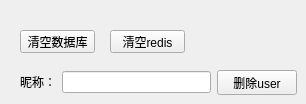
    <widget class="QWidget" name="tab">
     <attribute name="title">
      <string>清理重建</string>
     </attribute>
     <widget class="QPushButton" name="Ddata">
      <property name="geometry">
       <rect>
        <x>20</x>
        <y>30</y>
        <width>75</width>
        <height>23</height>
       </rect>
      </property>
      <property name="text">
       <string>清空数据库</string>
      </property>
     </widget>
     <widget class="QPushButton" name="Dredis">
      <property name="geometry">
       <rect>
        <x>110</x>
        <y>30</y>
        <width>75</width>
        <height>23</height>
       </rect>
      </property>
      <property name="text">
       <string>清空redis</string>
      </property>
     </widget>
     <widget class="QWidget" name="layoutWidget">
      <property name="geometry">
       <rect>
        <x>20</x>
        <y>70</y>
        <width>277</width>
        <height>25</height>
       </rect>
      </property>
      <layout class="QHBoxLayout" name="horizontalLayout">
       <item>
        <widget class="QLabel" name="label_2">
         <property name="styleSheet">
          <string notr="true"/>
         </property>
         <property name="text">
          <string>&lt;html&gt;&lt;head/&gt;&lt;body&gt;&lt;p&gt;昵称：&lt;/p&gt;&lt;/body&gt;&lt;/html&gt;</string>
         </property>
        </widget>
       </item>
       <item>
        <widget class="QLineEdit" name="nick"/>
       </item>
       <item>
        <widget class="QPushButton" name="Duser">
         <property name="text">
          <string>删除user</string>
         </property>
        </widget>
       </item>
      </layout>
     </widget>
    </widget>
